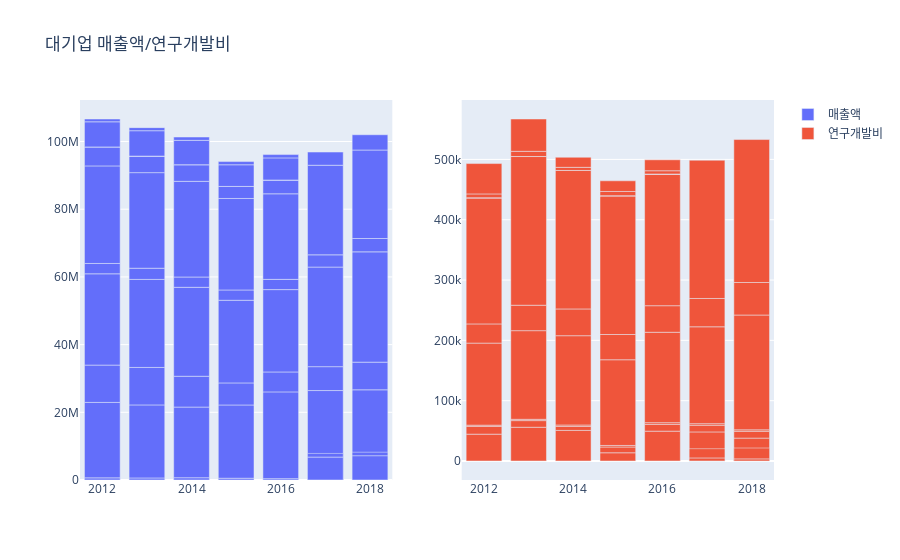

The notebook cell saved with this chart:
### Markdown cell above
##### 4. 시각화
##### 기업

### Code cell
fig = make_subplots(rows=1, cols=2, start_cell="top-left", shared_xaxes=True, shared_yaxes=False)

fig.add_bar(x=df_corp_sr[df_corp_sr["기업규모"]=="대기업"]["연도"], y=df_corp_sr[df_corp_sr["기업규모"]=="대기업"]["매출액"], name="매출액", row=1, col=1)
fig.add_bar(x=df_corp_sr[df_corp_sr["기업규모"]=="대기업"]["연도"], y=df_corp_sr[df_corp_sr["기업규모"]=="대기업"]["연구개발비"], name="연구개발비", row=1, col=2)

fig.update_layout(title="대기업 매출액/연구개발비")
fig.show()
